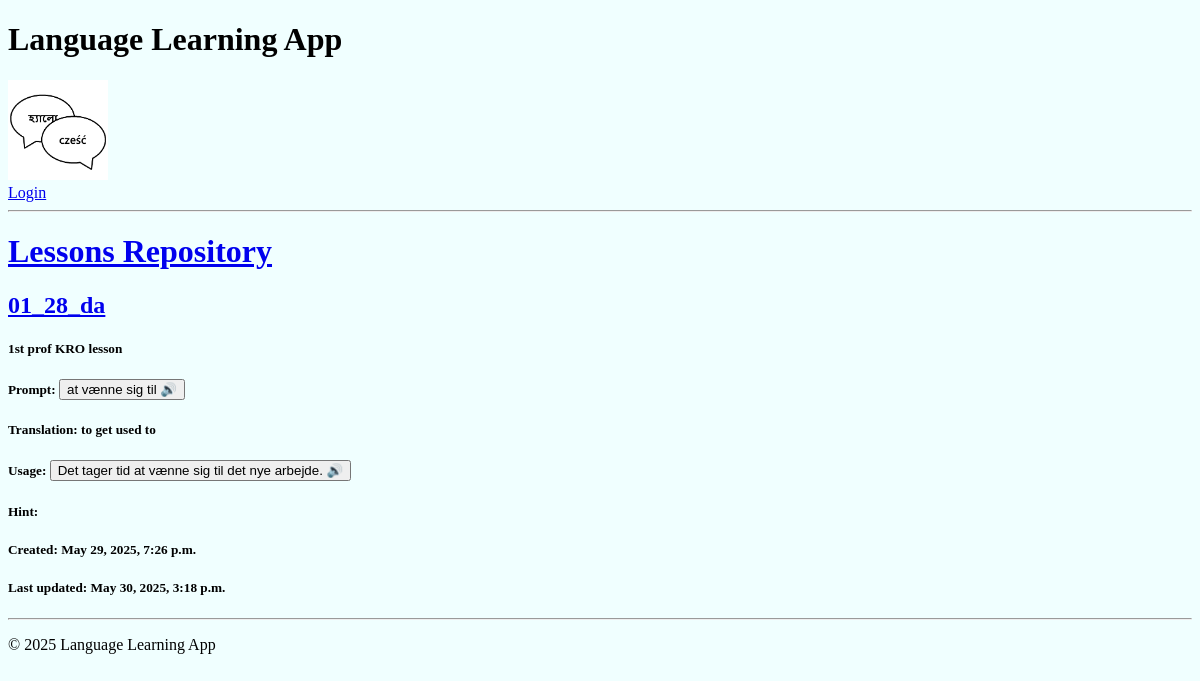
Page /lessons-repository/55/at vænne sig til/ on the earlier database version.
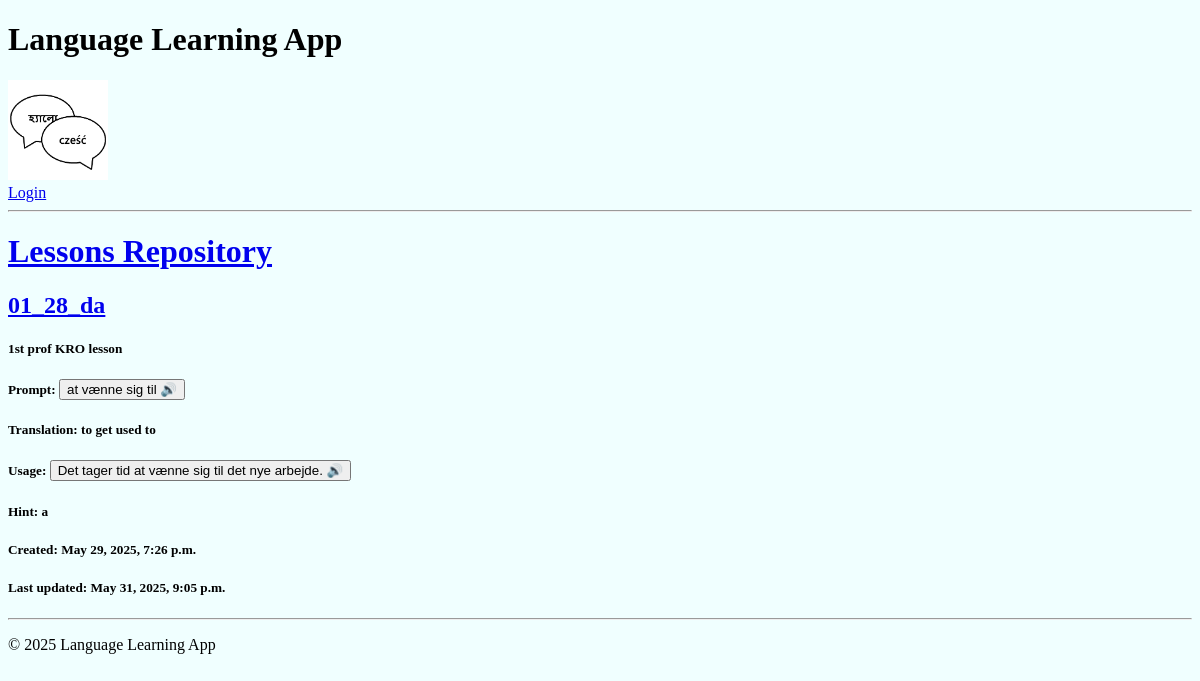
Same page on the later database version.
### base/models.py (models this page shows, shortened)
class Lesson(models.Model):
    title = models.CharField(max_length=255)
    description = models.TextField(
        blank=True, help_text="Brief description of the lesson."
    )
    prompt_language = models.ForeignKey(
        Language, on_delete=models.CASCADE, related_name="prompt_lessons"
    )
    translation_language = models.ForeignKey(
        Language, on_delete=models.CASCADE, related_name="translation_lessons"
    )
    author = models.ForeignKey(
        User,
        on_delete=models.CASCADE,
        related_name="authored_lessons",
    )
    changes_log = models.TextField(
        blank=True, help_text="Log of changes made to this lesson."
    )
    access_type = models.ForeignKey(AccessType, on_delete=models.PROTECT, default=1)
    original_lesson = models.ForeignKey(
        "self", null=True, blank=True, on_delete=models.SET_NULL
    )
    updated = models.DateTimeField(auto_now=True)
    created = models.DateTimeField(auto_now_add=True)

class Word(models.Model):
    lesson = models.ForeignKey(Lesson, on_delete=models.CASCADE, related_name="words")
    prompt = models.CharField(max_length=255)
    translation = models.CharField(max_length=255)
    usage = models.TextField(blank=True)
    prompt_audio = models.FileField(upload_to="audio/prompts/", blank=True, null=True)
    usage_audio = models.FileField(upload_to="audio/usages/", blank=True, null=True)
    hint = models.CharField(max_length=255, blank=True)
    updated = models.DateTimeField(auto_now=True)
    created = models.DateTimeField(auto_now_add=True)

### base/views.py (the view)
def wordDetails(request, lesson_id, prompt):
    lesson = Lesson.objects.get(id=lesson_id)
    if lesson.access_type.name == "private":
        return HttpResponse("This lesson is not public")
    word = Word.objects.get(prompt=prompt, lesson=lesson)
    if not word:
        return HttpResponse("Word not found")
    context = {
        "lesson": lesson,
        "word": word,
    }
    return render(request, "base/word_details.html", context)

### base/templates/base/word_details.html (shortened to what this page needs)
{% extends "main.html" %}
{% block content %}
<h1><a href="{% url 'lessons-repository' %}">Lessons Repository</a></h1>
<h2><a href="{% url 'lesson-details' lesson.id %}">{{ lesson.title }}</a></h2>
<h5>{{ lesson.description }}</h5>
<div class="word-container">
    <div>
        <h5>Prompt:
        {% if word.prompt_audio %}
            <button type="button" onclick="document.getElementById('prompt_audio').play()">{{ word.prompt }} 🔊</button>
        {% else %}
            {{ word.prompt }} (no audio available)
        {% endif %}
        </h5>
        <h5>Translation: {{ word.translation }} </h5>
        <h5>Usage:
        {% if word.usage_audio %}
            <button type="button" onclick="document.getElementById('usage_audio').play()">{{ word.usage }} 🔊</button>
        {% else %}
            {{ word.usage }} (no audio available)
        {% endif %}
        </h5>
        <h5>Hint: {{ word.hint }} </h5>
        <h5>Created: {{ word.created }} </h5>
        <h5>Last updated: {{ word.updated }} </h5>
    </div>
</div>
{% endblock content %}

### templates/main.html (shortened to what this page needs)
<!DOCTYPE html>
{% load static %}
<html>
<head>
    <link rel="stylesheet" type="text/css" media="screen" href="{% static 'styles/main.css' %}">
</head>
<body>
    <header>
        <h1>Language Learning App</h1>
    {% include 'navbar.html' %}
    </header>
    {% block content %}
    {% endblock %}
    <footer>
        <hr>
        <p>&copy; 2025 Language Learning App</p>
    </footer>
</html>

### templates/navbar.html
{% load static %}
<a href="/">
    <img src="{% static 'images/logo.png' %}" alt="Home" style="height: 100px;">
</a>
<br>
{% if user.is_authenticated %}
    <p>Welcome, {{ user.username }}!</p>
    <a href="{% url 'logout' %}">Logout</a>
    <a href="{% url 'profile' %}">Profile</a>
    <a href="{% url 'settings' %}">Settings</a>
{% else %}
    <a href="{% url 'login' %}">Login</a>
{% endif %}
<hr>

### static/styles/main.css (style rules this page uses)
body { background-color: azure; }

Differences in the rows shown:
changed Word "at vænne sig til": hint (not shown) → "a"; updated "May 30, 2025, 3:18 p.m." → "May 31, 2025, 9:05 p.m."
